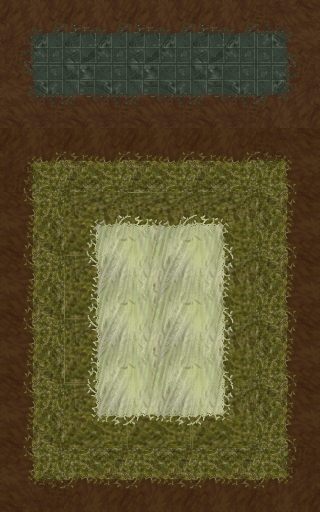

Tiled map render using the project's own tile images. Description and the whole map definition, tile-layer contents included, below:
An orthogonal 5x8 tile map with 64x64 px tiles, 1 tile layer (Слой тайлов 1).

<map version="1.10" tiledversion="1.11.2" orientation="orthogonal" renderorder="right-down" width="5" height="8" tilewidth="64" tileheight="64" infinite="0" nextlayerid="2" nextobjectid="1">
 <tileset firstgid="1" source="../GumProject/TileMaps/Tiled/TileSet1.tsx" />
 <layer id="1" name="Слой тайлов 1" width="5" height="8">
  <data encoding="csv">
6,2,2,2,7,
9,4,4,4,8,
21,20,20,20,22,
19,35,31,36,17,
19,32,30,34,17,
19,32,30,34,17,
19,37,33,38,17,
24,18,18,18,23
</data>
 </layer>
</map>
